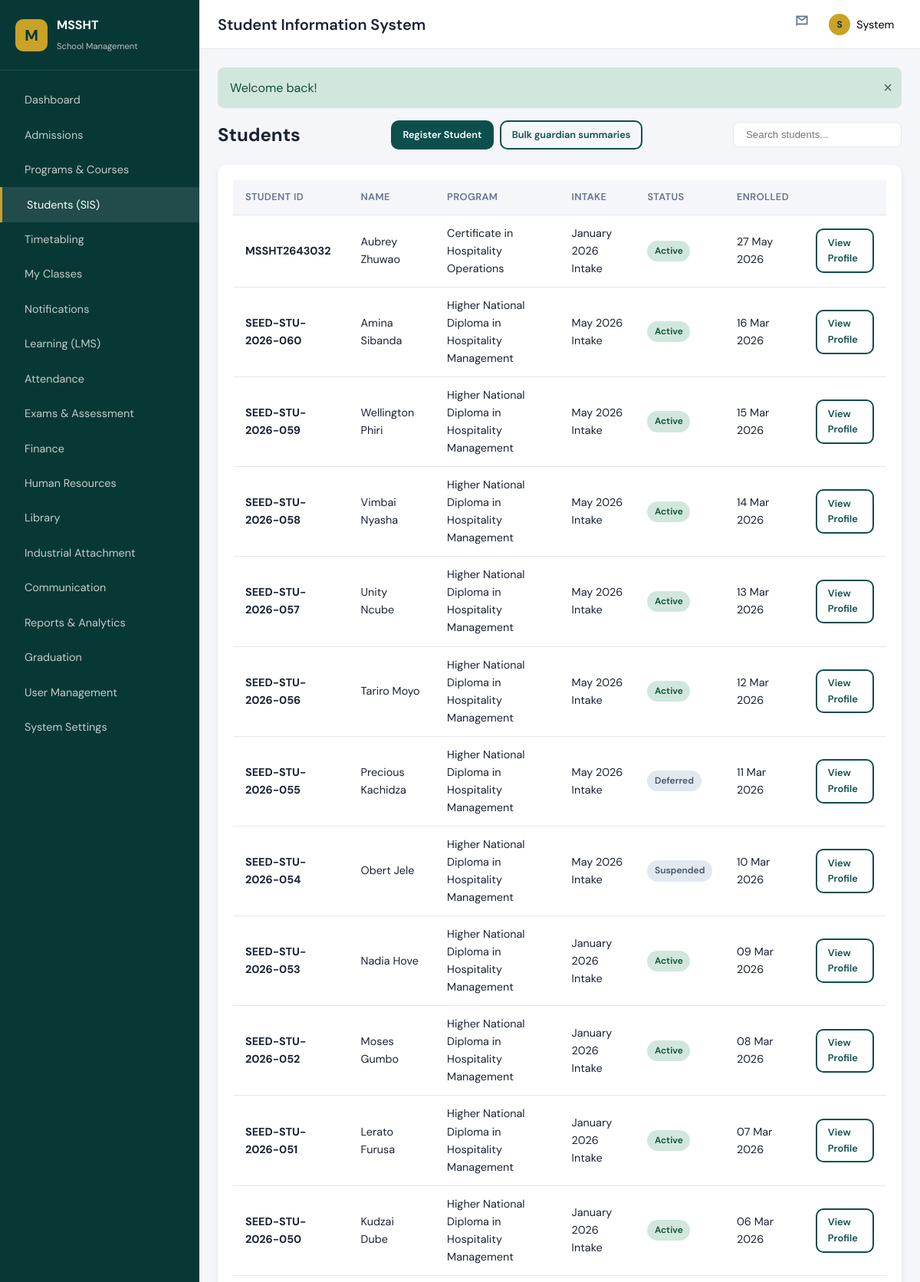
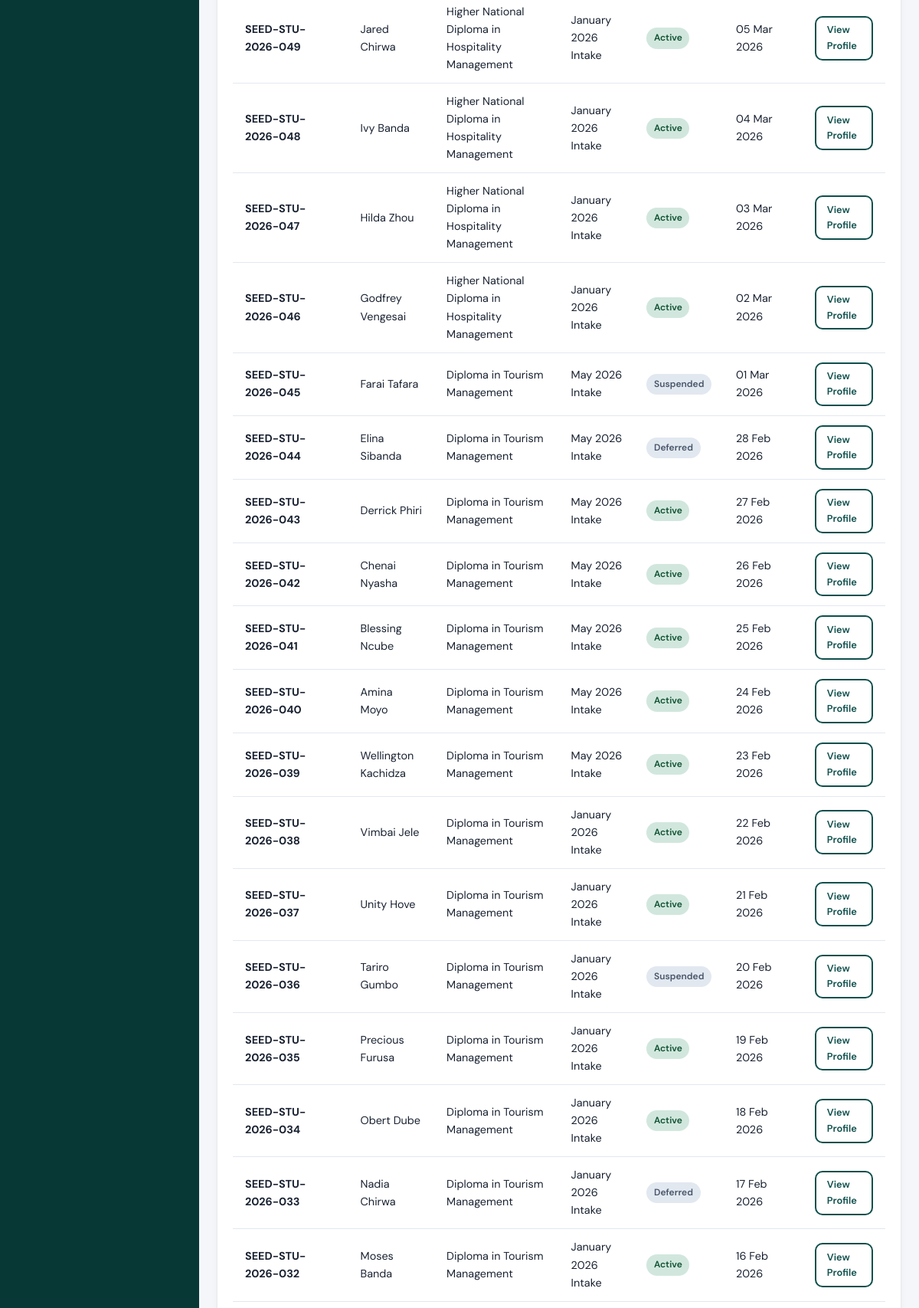
/modules/students/index.php (signed in, upper part), run on the app's committed database (2 pictures, top to bottom).
### tables this page shows
CREATE TABLE students (
    id INT UNSIGNED AUTO_INCREMENT PRIMARY KEY,
    user_id INT UNSIGNED NULL UNIQUE,
    student_number VARCHAR(30) NOT NULL UNIQUE,
    application_id INT UNSIGNED NULL,
    program_id INT UNSIGNED NOT NULL,
    intake_id INT UNSIGNED NOT NULL,
    enrollment_status ENUM('active', 'graduated', 'withdrawn', 'suspended', 'deferred') DEFAULT 'active',
    enrollment_date DATE NOT NULL,
    FOREIGN KEY (user_id) REFERENCES users(id) ON DELETE SET NULL,
    FOREIGN KEY (application_id) REFERENCES applications(id) ON DELETE SET NULL,
    FOREIGN KEY (program_id) REFERENCES programs(id),
    FOREIGN KEY (intake_id) REFERENCES intakes(id)
);

CREATE TABLE programs (
    id INT UNSIGNED AUTO_INCREMENT PRIMARY KEY,
    code VARCHAR(20) NOT NULL UNIQUE,
    name VARCHAR(200) NOT NULL,
    program_type ENUM('short_course', 'certificate', 'diploma', 'hnd') NOT NULL,
    duration_months SMALLINT UNSIGNED DEFAULT 12,
    duration_value SMALLINT UNSIGNED DEFAULT 12,
    duration_unit VARCHAR(10) DEFAULT 'months',
    total_credits DECIMAL(6,2) DEFAULT 0,
    description TEXT NULL,
    status ENUM('active', 'inactive') DEFAULT 'active',
    created_at TIMESTAMP DEFAULT CURRENT_TIMESTAMP
);

CREATE TABLE intakes (
    id INT UNSIGNED AUTO_INCREMENT PRIMARY KEY,
    name VARCHAR(100) NOT NULL,
    academic_year VARCHAR(20) NOT NULL,
    start_date DATE NOT NULL,
    end_date DATE NOT NULL,
    status ENUM('open', 'closed', 'archived') DEFAULT 'open',
    created_at TIMESTAMP DEFAULT CURRENT_TIMESTAMP
);

### modules/students/index.php (the view, shortened to what this page needs)
<?php
$db = getDB();
$students = $db->query(
    'SELECT s.*, p.name AS program_name, i.name AS intake_name,
            COALESCE(a.first_name, up.first_name) AS first_name,
            COALESCE(a.last_name, up.last_name) AS last_name
     FROM students s
     JOIN programs p ON p.id = s.program_id
     JOIN intakes i ON i.id = s.intake_id
     LEFT JOIN applications a ON a.id = s.application_id
     LEFT JOIN users u ON u.id = s.user_id
     LEFT JOIN user_profiles up ON up.user_id = u.id
     ORDER BY s.enrollment_date DESC LIMIT 100'
)->fetchAll();
require_once __DIR__ . '/../../includes/header.php';
?>
<div class="page-actions">
    <h2 style="margin:0;">Students</h2>
    <div style="display:flex;gap:.5rem;align-items:center;flex-wrap:wrap;">
        <a href="<?= moduleUrl('students', 'create') ?>" class="btn btn-primary btn-sm">Register Student</a>
        <a href="<?= moduleUrl('guardians', 'bulk-send') ?>" class="btn btn-outline btn-sm">Bulk guardian summaries</a>
    </div>
    <div class="search-box"><input type="text" id="tableSearch" placeholder="Search students..."></div>
</div>
<div class="card">
    <div class="card-body table-wrap">
        <table class="data-table">
            <thead>
                <tr><th>Student ID</th><th>Name</th><th>Program</th><th>Intake</th><th>Status</th><th>Enrolled</th><th></th></tr>
            </thead>
            <tbody>
            <?php foreach ($students as $s): ?>
            <tr>
                <td><strong><?= e($s['student_number']) ?></strong></td>
                <td><?= e(trim(($s['first_name'] ?? '') . ' ' . ($s['last_name'] ?? '')) ?: '—') ?></td>
                <td><?= e($s['program_name']) ?></td>
                <td><?= e($s['intake_name']) ?></td>
                <td><?= statusBadge($s['enrollment_status']) ?></td>
                <td><?= formatDate($s['enrollment_date']) ?></td>
                <td><a href="view.php?id=<?= $s['id'] ?>" class="btn btn-sm btn-outline">View Profile</a></td>
            </tr>
            <?php endforeach; ?>
            </tbody>
        </table>
    </div>
</div>
<?php require_once __DIR__ . '/../../includes/footer.php'; ?>

### includes/helpers.php (shortened to what this page needs)
<?php
function e(?string $value): string
{
    return htmlspecialchars($value ?? '', ENT_QUOTES, 'UTF-8');
}
function url(string $path = ''): string
{
    return rtrim(APP_URL, '/') . '/' . ltrim($path, '/');
}
function moduleUrl(string $module, string $action = 'index'): string
{
    return url('modules/' . $module . '/' . $action . '.php');
}
function formatDate(?string $date, string $format = 'd M Y'): string
{
    return date($format, strtotime($date));
}
function statusBadge(string $status): string
{
    $map = [
        'pending'      => 'badge-warning',
        'under_review' => 'badge-info',
        'approved'     => 'badge-success',
        'rejected'     => 'badge-danger',
        'active'       => 'badge-success',
        'inactive'     => 'badge-secondary',
        'paid'         => 'badge-success',
        'partial'      => 'badge-warning',
        'overdue'      => 'badge-danger',
        'open'         => 'badge-success',
        'closed'       => 'badge-secondary',
    ];
    $class = $map[$status] ?? 'badge-secondary';
    return '<span class="badge ' . $class . '">' . e(ucfirst(str_replace('_', ' ', $status))) . '</span>';
}

### assets/css/main.css (style rules this page uses)
:root { --color-primary: #0d4f4c; --color-primary-dark: #083836; --color-primary-light: #1a7a75; --color-accent: #c9a227; --color-accent-light: #e8c547; --color-bg: #f4f6f9; --color-surface: #ffffff; --color-text: #1a2332; --color-text-muted: #64748b; --color-border: #e2e8f0; --color-danger: #dc3545; --color-success: #198754; --color-warning: #ffc107; --color-info: #0dcaf0; --sidebar-width: 260px; --topbar-height: 64px; --radius: 10px; --shadow: 0 1px 3px rgba(0,0,0,.08), 0 4px 12px rgba(0,0,0,.04); --font-sans: 'DM Sans', system-ui, sans-serif; --font-display: 'Playfair Display', Georgia, serif; }
*, *::before, *::after { box-sizing: border-box; margin: 0; padding: 0; }
html { font-size: 16px; scroll-behavior: smooth; }
body { font-family: var(--font-sans); color: var(--color-text); background: var(--color-bg); line-height: 1.6; }
a { color: var(--color-primary-light); text-decoration: none; }
.btn { display: inline-flex; align-items: center; justify-content: center; gap: .5rem; padding: .6rem 1.25rem; border-radius: var(--radius); font-weight: 600; font-size: .9rem; border: 2px solid transparent; cursor: pointer; transition: all .2s; font-family: inherit; }
.btn-primary { background: var(--color-primary); color: #fff; }
.btn-outline { background: transparent; border-color: var(--color-primary); color: var(--color-primary); }
.btn-sm { padding: .4rem .85rem; font-size: .8rem; }
.card { background: var(--color-surface); border-radius: var(--radius); box-shadow: var(--shadow); margin-bottom: 1.5rem; }
.card-body { padding: 1.25rem; }
.table-wrap { overflow-x: auto; }
table.data-table { width: 100%; border-collapse: collapse; font-size: .9rem; }
table.data-table th, table.data-table td { padding: .75rem 1rem; text-align: left; border-bottom: 1px solid var(--color-border); }
table.data-table th { background: var(--color-bg); font-weight: 600; font-size: .8rem; text-transform: uppercase; letter-spacing: .03em; color: var(--color-text-muted); }
.badge { display: inline-block; padding: .25rem .6rem; border-radius: 20px; font-size: .75rem; font-weight: 600; }
.badge-success { background: #d1e7dd; color: #0f5132; }
.badge-secondary { background: #e2e8f0; color: #475569; }
.page-actions { display: flex; justify-content: space-between; align-items: center; margin-bottom: 1.25rem; flex-wrap: wrap; gap: 1rem; }
.search-box input { padding: .5rem 1rem; border: 1px solid var(--color-border); border-radius: 8px; min-width: 220px; }

### data on the page
students: student_number "MSSHT2643032", last_name "Aubrey Zhuwao", program.name "Certificate in Hospitality Operations", intake.name "January 2026 Intake", enrollment_status "Active", enrollment_date "27 May 2026"
students: student_number "SEED-STU-2026-060", last_name "Amina Sibanda", program.name "Higher National Diploma in Hospitality Management", intake.name "May 2026 Intake", enrollment_status "Active", enrollment_date "16 Mar 2026"
students: student_number "SEED-STU-2026-059", last_name "Wellington Phiri", program.name "Higher National Diploma in Hospitality Management", intake.name "May 2026 Intake", enrollment_status "Active", enrollment_date "15 Mar 2026"
students: student_number "SEED-STU-2026-058", last_name "Vimbai Nyasha", program.name "Higher National Diploma in Hospitality Management", intake.name "May 2026 Intake", enrollment_status "Active", enrollment_date "14 Mar 2026"
students: student_number "SEED-STU-2026-057", last_name "Unity Ncube", program.name "Higher National Diploma in Hospitality Management", intake.name "May 2026 Intake", enrollment_status "Active", enrollment_date "13 Mar 2026"
students: student_number "SEED-STU-2026-056", last_name "Tariro Moyo", program.name "Higher National Diploma in Hospitality Management", intake.name "May 2026 Intake", enrollment_status "Active", enrollment_date "12 Mar 2026"
students: student_number "SEED-STU-2026-055", last_name "Precious Kachidza", program.name "Higher National Diploma in Hospitality Management", intake.name "May 2026 Intake", enrollment_status "Deferred", enrollment_date "11 Mar 2026"
students: student_number "SEED-STU-2026-054", last_name "Obert Jele", program.name "Higher National Diploma in Hospitality Management", intake.name "May 2026 Intake", enrollment_status "Suspended", enrollment_date "10 Mar 2026"
students: student_number "SEED-STU-2026-053", last_name "Nadia Hove", program.name "Higher National Diploma in Hospitality Management", intake.name "January 2026 Intake", enrollment_status "Active", enrollment_date "09 Mar 2026"
students: student_number "SEED-STU-2026-052", last_name "Moses Gumbo", program.name "Higher National Diploma in Hospitality Management", intake.name "January 2026 Intake", enrollment_status "Active", enrollment_date "08 Mar 2026"
students: student_number "SEED-STU-2026-051", last_name "Lerato Furusa", program.name "Higher National Diploma in Hospitality Management", intake.name "January 2026 Intake", enrollment_status "Active", enrollment_date "07 Mar 2026"
students: student_number "SEED-STU-2026-050", last_name "Kudzai Dube", program.name "Higher National Diploma in Hospitality Management", intake.name "January 2026 Intake", enrollment_status "Active", enrollment_date "06 Mar 2026"
students: student_number "SEED-STU-2026-049", last_name "Jared Chirwa", program.name "Higher National Diploma in Hospitality Management", intake.name "January 2026 Intake", enrollment_status "Active", enrollment_date "05 Mar 2026"
students: student_number "SEED-STU-2026-048", last_name "Ivy Banda", program.name "Higher National Diploma in Hospitality Management", intake.name "January 2026 Intake", enrollment_status "Active", enrollment_date "04 Mar 2026"
students: student_number "SEED-STU-2026-047", last_name "Hilda Zhou", program.name "Higher National Diploma in Hospitality Management", intake.name "January 2026 Intake", enrollment_status "Active", enrollment_date "03 Mar 2026"
students: student_number "SEED-STU-2026-046", last_name "Godfrey Vengesai", program.name "Higher National Diploma in Hospitality Management", intake.name "January 2026 Intake", enrollment_status "Active", enrollment_date "02 Mar 2026"
students: student_number "SEED-STU-2026-045", last_name "Farai Tafara", program.name "Diploma in Tourism Management", intake.name "May 2026 Intake", enrollment_status "Suspended", enrollment_date "01 Mar 2026"
students: student_number "SEED-STU-2026-044", last_name "Elina Sibanda", program.name "Diploma in Tourism Management", intake.name "May 2026 Intake", enrollment_status "Deferred", enrollment_date "28 Feb 2026"
students: student_number "SEED-STU-2026-043", last_name "Derrick Phiri", program.name "Diploma in Tourism Management", intake.name "May 2026 Intake", enrollment_status "Active", enrollment_date "27 Feb 2026"
students: student_number "SEED-STU-2026-042", last_name "Chenai Nyasha", program.name "Diploma in Tourism Management", intake.name "May 2026 Intake", enrollment_status "Active", enrollment_date "26 Feb 2026"
students: student_number "SEED-STU-2026-041", last_name "Blessing Ncube", program.name "Diploma in Tourism Management", intake.name "May 2026 Intake", enrollment_status "Active", enrollment_date "25 Feb 2026"
students: student_number "SEED-STU-2026-040", last_name "Amina Moyo", program.name "Diploma in Tourism Management", intake.name "May 2026 Intake", enrollment_status "Active", enrollment_date "24 Feb 2026"
students: student_number "SEED-STU-2026-039", last_name "Wellington Kachidza", program.name "Diploma in Tourism Management", intake.name "May 2026 Intake", enrollment_status "Active", enrollment_date "23 Feb 2026"
students: student_number "SEED-STU-2026-038", last_name "Vimbai Jele", program.name "Diploma in Tourism Management", intake.name "January 2026 Intake", enrollment_status "Active", enrollment_date "22 Feb 2026"
students: student_number "SEED-STU-2026-037", last_name "Unity Hove", program.name "Diploma in Tourism Management", intake.name "January 2026 Intake", enrollment_status "Active", enrollment_date "21 Feb 2026"
students: student_number "SEED-STU-2026-036", last_name "Tariro Gumbo", program.name "Diploma in Tourism Management", intake.name "January 2026 Intake", enrollment_status "Suspended", enrollment_date "20 Feb 2026"
students: student_number "SEED-STU-2026-035", last_name "Precious Furusa", program.name "Diploma in Tourism Management", intake.name "January 2026 Intake", enrollment_status "Active", enrollment_date "19 Feb 2026"
students: student_number "SEED-STU-2026-034", last_name "Obert Dube", program.name "Diploma in Tourism Management", intake.name "January 2026 Intake", enrollment_status "Active", enrollment_date "18 Feb 2026"
students: student_number "SEED-STU-2026-033", last_name "Nadia Chirwa", program.name "Diploma in Tourism Management", intake.name "January 2026 Intake", enrollment_status "Deferred", enrollment_date "17 Feb 2026"
students: student_number "SEED-STU-2026-032", last_name "Moses Banda", program.name "Diploma in Tourism Management", intake.name "January 2026 Intake", enrollment_status "Active", enrollment_date "16 Feb 2026"

### other printed values
$item['label'] "Dashboard"
$item['label'] "Admissions"
$item['label'] "Programs & Courses"
$item['label'] "Students (SIS)"
$item['label'] "Timetabling"
$item['label'] "My Classes"
$item['label'] "Notifications"
$item['label'] "Learning (LMS)"
$item['label'] "Attendance"
$item['label'] "Exams & Assessment"
$item['label'] "Finance"
$item['label'] "Human Resources"
$item['label'] "Library"
$item['label'] "Industrial Attachment"
$item['label'] "Communication"
